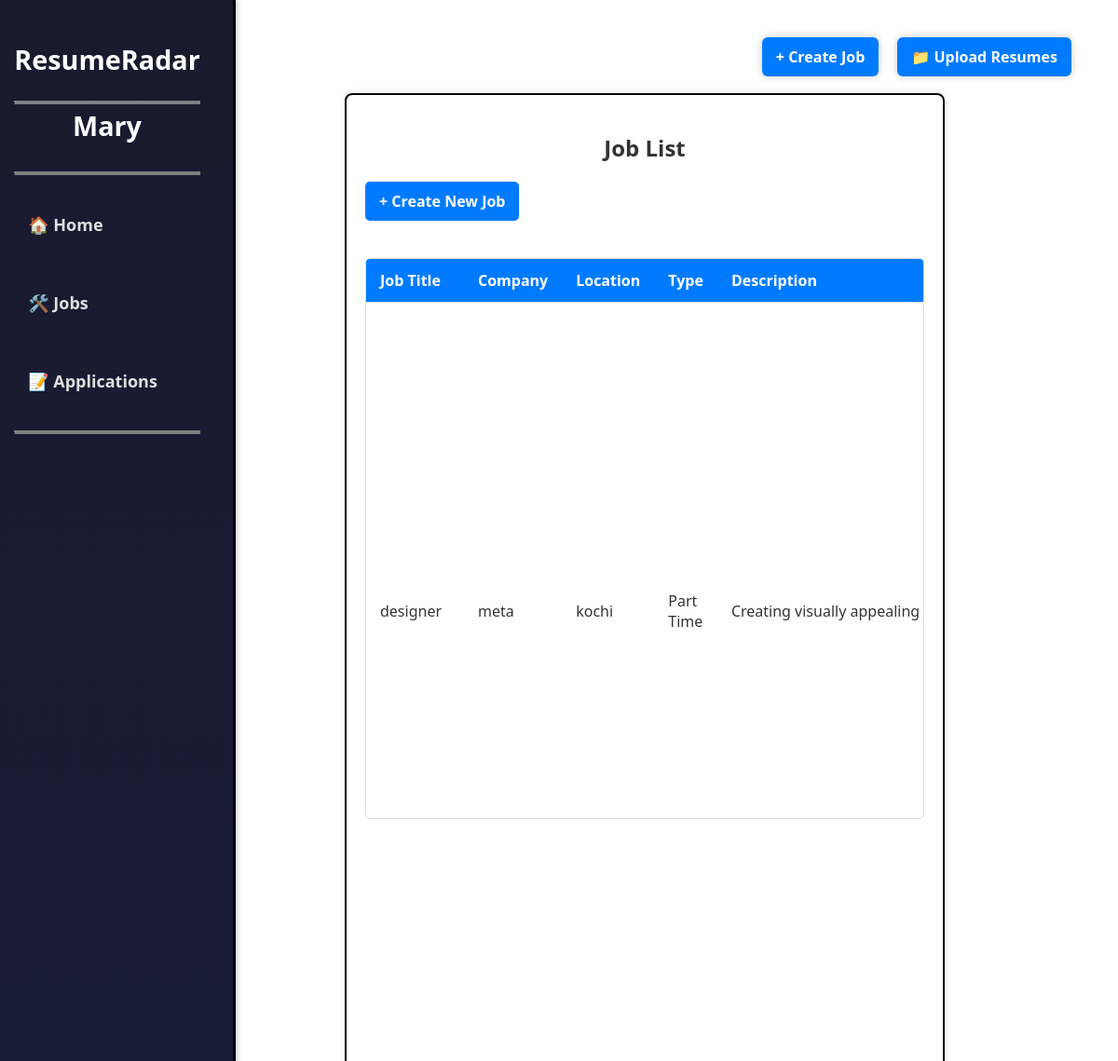
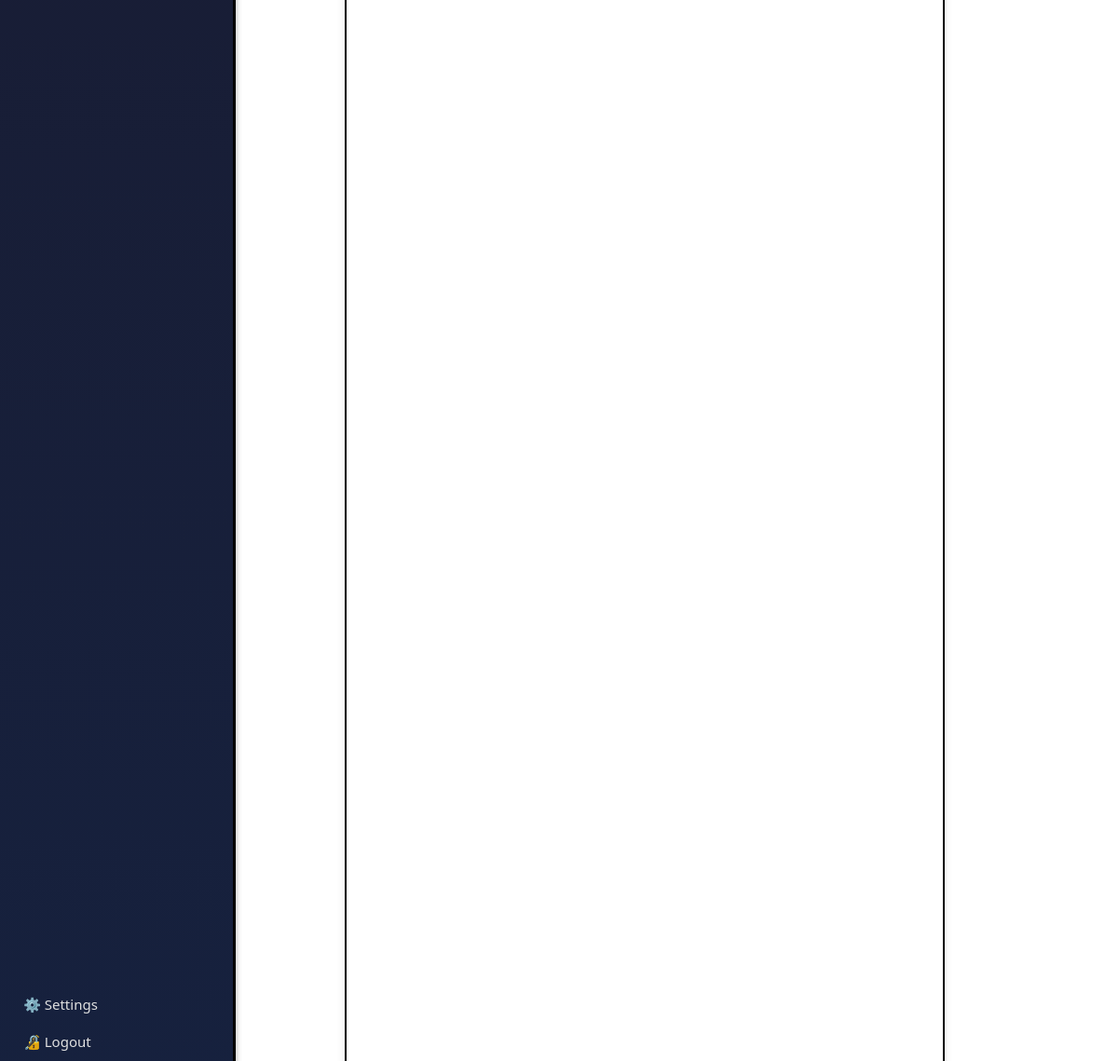
The page /hr/job-list/ (signed in) on the database its author committed (2 pictures, top to bottom).
### accounts/models.py (models this page shows, shortened)
class User(AbstractUser):
    USER_TYPE_CHOICES = (
        ('HR', 'HR'),
        ('Candidate', 'Candidate'),
    )
    full_name = models.CharField(max_length=255)
    email = models.EmailField(unique=True)
    phone_number = models.CharField(max_length=15, blank=True, null=True)
    user_type = models.CharField(max_length=10, choices=USER_TYPE_CHOICES)

### HR/models.py (models this page shows, shortened)
class Job(models.Model):
    JOB_TYPE_CHOICES = [
        ('full_time', 'Full Time'),
        ('part_time', 'Part Time'),
        ('contract', 'Contract'),
        ('internship', 'Internship'),
    ]
    user = models.ForeignKey(User, on_delete=models.CASCADE)  # This associates each job with a user
    job_title = models.CharField(max_length=255)
    company_name = models.CharField(max_length=255)
    location = models.CharField(max_length=255)
    job_type = models.CharField(max_length=100, choices=JOB_TYPE_CHOICES)
    job_description = models.TextField()
    keywords = models.CharField(max_length=255, help_text="Comma-separated keywords")
    created_at = models.DateTimeField(auto_now_add=True)
    updated_at = models.DateTimeField(auto_now=True)

### HR/views.py (the view)
# urls.py: path('job-list/', views.job_list, name='job_list'),
@login_required
def job_list(request):
    jobs = Job.objects.filter(user=request.user)
    return render(request, 'HR/job_list.html', {'jobs': jobs})

### HR/templates/HR/job_list.html (shortened to what this page needs)
{% extends 'HR/base.html' %}
{% block content %}
<div class="container">
  <h2>Job List</h2>
  <a href="{% url 'HR:create_job' %}" class="add-job">+ Create New Job</a>
  <div class="job-table-container">
    <table>
      <thead>
        <tr>
          <th>Job Title</th>
          <th>Company</th>
          <th>Location</th>
          <th>Type</th>
          <th>Description</th>
        </tr>
      </thead>
      <tbody>
        {% for job in jobs %}
        <tr>
          <td>{{ job.job_title }}</td>
          <td>{{ job.company_name }}</td>
          <td>{{ job.location }}</td>
          <td>{{ job.get_job_type_display }}</td>
          <td class="job-description" title="{{ job.job_description }}">{{ job.job_description }}</td>
        </tr>
        {% empty %}
        <tr>
          <td colspan="8" class="no-jobs">No jobs available.</td>
        </tr>
        {% endfor %}
      </tbody>
    </table>
  </div>
</div>
{% endblock %}

### HR/templates/HR/base.html (shortened to what this page needs)
<!DOCTYPE html>
<html lang="en">
  <head>
    {% load static %}
    <link rel="stylesheet" href="{% static 'css/styles.css' %}" />
  </head>
  <body>
    <div class="sidebar">
      <div class="sidebar-top">
        <h2>ResumeRadar</h2>
        <hr
          style="
            margin-top: -5px;
            border-color: #7e8082;
            border-top: 3px solid #7e8082;
          "
        />
        <div style="text-align: center">
          <h2 style="font-weight: 700; margin-top: -5px">{{ user.username }}</h2>
        </div>
        <hr
          style="
            margin-top: 30px;
            border-color: #7e8082;
            border-top: 3px solid #7e8082;
          "
        />
        <ul class="nav-links">
          <li><a href="{% url 'HR:hr_dashboard' %}">🏠 Home</a></li>
          <li><a href="{% url 'HR:job_list' %}">🛠️ Jobs</a></li>
          <li>
            <a href="{% url 'HR:received_applications' %}">📝 Applications</a>
          </li>
        </ul>
        <hr style="border-color: #7e8082; border-top: 3px solid #7e8082" />
      </div>
      <div class="sidebar-bottom">
        <ul class="">
          <li class="testli">
            <a class="testNav" href="{% url 'HR:settings' %}">⚙️ Settings</a>
          </li>
          <li class="testli">
            <a class="testNav" href="{% url 'HR:logout' %}">🔏 Logout</a>
          </li>
        </ul>
      </div>
    </div>
    <div class="buttons-container">
      <a href="{% url 'HR:create_job' %}" class="create-job-btn"
        >+ Create Job</a
      >
      <a href="{% url 'home' %}" class="upload-resume-btn">📁 Upload Resumes</a>
    </div>
    <div class="content">{% block content %} {% endblock %}</div>
  </body>
</html>

### HR/static/HR/css/styles.css (style rules this page uses)
body { font-family: Arial, sans-serif; margin: 0; background-color: #7a7171; display: flex; height: 100vh; }
.sidebar { width: 250px; background: #fff; border-right: 3px solid #000; height: 100vh; position: fixed; top: -10; left: 0; display: flex; flex-direction: column; margin: 0; padding: 20px; box-shadow: 2px 0 5px rgba(0, 0, 0, 0.1); }
.sidebar h2 { text-align: center; margin-bottom: 30px; color: black; font-size: 1.8rem; font-weight: bold; }
.sidebar ul { list-style: none; padding: 0; }
.content { flex: 1; padding: 40px; background: #5f5c5c; overflow-y: auto; margin-left: 250px; width: calc(100% - 250px); }
.buttons-container { position: fixed; top: 20px; right: 20px; display: flex; gap: 10px; z-index: 1000; }
.btn, .create-job-btn, .upload-resume-btn { padding: 18px 50px; background-color: #007bff; color: white; border-radius: 5px; font-size: 1rem; font-weight: bold; text-decoration: none; box-shadow: 0 0 10px rgba(0, 0, 0, 0.2); transition: background-color 0.3s ease, transform 0.2s ease; }
body { font-family: Arial, sans-serif; margin: 0; padding: 0; background-color: #fff; display: flex; height: 100vh; }
.sidebar { width: 250px; background: #fff; border-right: 3px solid #000; height: 100vh; position: fixed; top: 0; left: 0; display: flex; flex-direction: column; align-items: center; padding-top: 20px; margin-left: -20px; }
.sidebar h2 { text-align: center; color: black; font-size: 1.8rem; font-weight: bold; margin-bottom: 30px; }
.sidebar ul { list-style: none; padding: 0; width: 100%; }
.content { margin-left: 250px; flex: 1; padding: 40px; background: #5e5c5c; overflow-y: auto; width: calc(100% - 250px); display: flex; flex-direction: column; }
.container { margin-top: 20px; padding: 30px; background-color: white; border-radius: 10px; box-shadow: 0px 5px 15px rgba(0, 0, 0, 0.1); width: 90%; max-width: 1200px; border: 2px solid #000; }
body { font-family: Arial, sans-serif; margin: 0; background-color: #fff; display: flex; height: 100vh; }
.content { flex: 1; padding: 40px; background: #fff; overflow-y: auto; margin-left: 250px; width: calc(100% - 250px); }
.content { margin-left: 250px; flex: 1; padding: 40px; background: #fff; overflow-y: auto; width: calc(100% - 250px); display: flex; flex-direction: column; }

### HR/templates/HR/job_list.html (style rules this page uses)
body { font-family: Arial, sans-serif; margin: 0; background-color: #f5f5f5; }
.container { margin-top: 80px; margin-left: 100px; margin-right: 50px; padding: 20px; width: calc(100% - 310px); background: white; border-radius: 8px; box-shadow: 0 0 10px rgba(0, 0, 0, 0.1); min-height: calc(100vh - 100px); }
h2 { text-align: center; color: #333; margin-bottom: 20px; }
.job-table-container { max-height: 600px; overflow-y: auto; border: 1px solid #ddd; border-radius: 5px; margin-top: 20px; }
table { width: 100%; border-collapse: collapse; }
th, td { padding: 12px 15px; text-align: left; border-bottom: 1px solid #ddd; }
th { background-color: #007bff; color: white; position: sticky; top: 0; }
.add-job { display: inline-block; padding: 10px 15px; background-color: #007bff; color: white; text-decoration: none; border-radius: 5px; font-weight: bold; margin-bottom: 20px; transition: background-color 0.3s; }
.job-description { max-width: 300px; white-space: nowrap; overflow: hidden; text-overflow: ellipsis; }

### rows shown on the page
User: username "Mary"
Job: job_title "designer", company_name "meta", location "kochi", job_type "Part Time", job_description "Creating visually appealing designs fo…"
